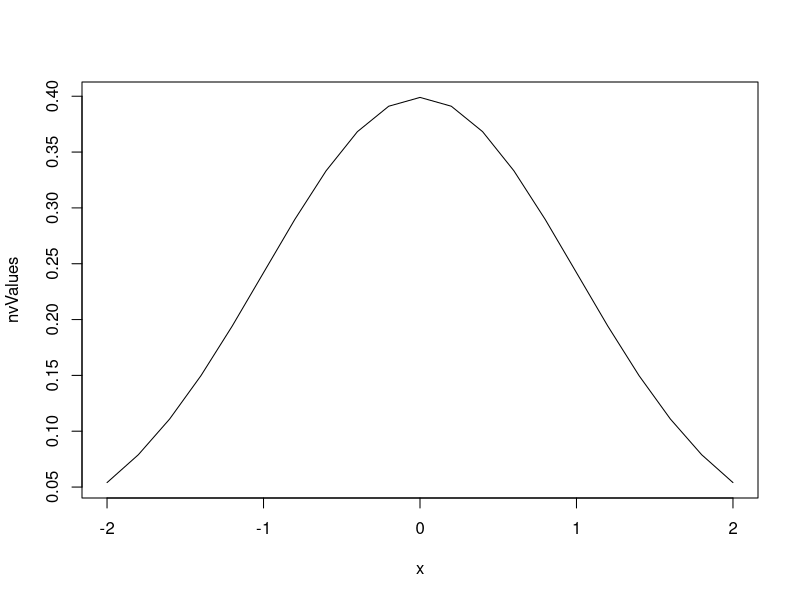

This figure's R source:
# Variables and Classes
a <- 3.0
b <- 4.5
class(a)
class(b) == 'character'
a^2 + 1/b
sqrt(a*b)

# Matrix algebra
A = matrix(c(1,4,7,2,5,8,3,6,10), nrow=3)
B = matrix(c(1:9), nrow=3)
y = matrix(c(1:3))

a * A
A %*% B
invA = solve(A)
A %*%invA
t(B)
B[1,] = c(1,1,1)
ols = function(A, y) solve(t(A)%*%A)%*%t(A)%*%y
ols(A, y)


# Indexing
# A B y (anzeigen)
A[3,2] * B[2,1]
A[1,] * B[,3]
y[y>1]
A[,2][A[,1] >= 4]

# Custom function
standardize = function(x) {
  if (is.numeric(x)){
    mu = mean(x)
    std = sd(x) 
    return((x - mu) / std)
  }
  else{
    return(x)
  }
}

a = c(-100, -25, -10, 0, 10, 25, 100)
standardize(a)

# Using inbuilt-functions
dnorm(x = c(1,2,3,6))
x = seq(-2,2, by=0.2)
nvValues = dnorm(x, mean = 0, sd = 1)
plot(x = x, y = nvValues, type='l')

